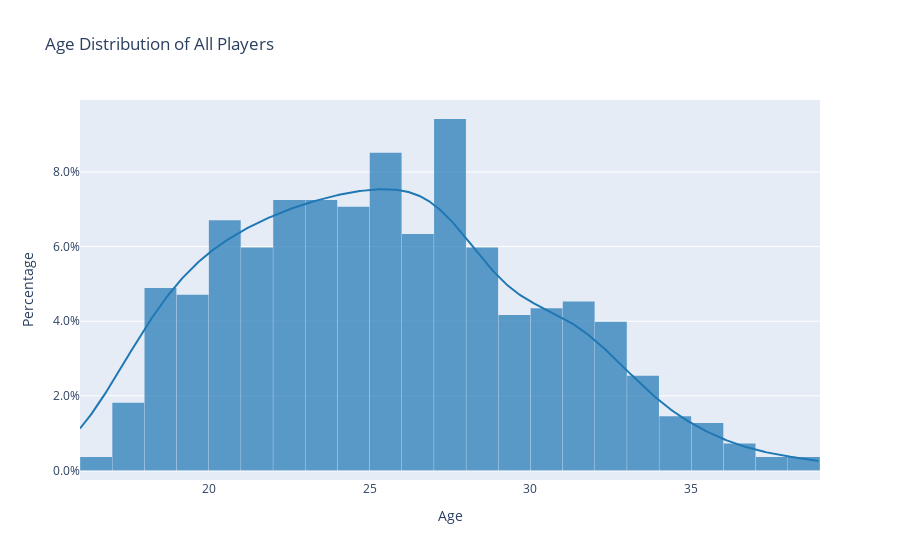

The notebook cell saved with this chart:
### Markdown cell above
Finding Distribution and the Average of Age of Players

### Code cell
today = datetime.now() 

df_defender['Date of Birth'] = pd.to_datetime(df_defender['Date of Birth'], dayfirst=True)
df_defender['Age'] = today.year - df_defender['Date of Birth'].dt.year

df_forward['Date of Birth'] = pd.to_datetime(df_forward['Date of Birth'], dayfirst=True)
df_forward['Age'] = today.year - df_forward['Date of Birth'].dt.year

df_goalkeeper['Date of Birth'] = pd.to_datetime(df_goalkeeper['Date of Birth'], dayfirst=True)
df_goalkeeper['Age'] = today.year - df_goalkeeper['Date of Birth'].dt.year

df_midfielder['Date of Birth'] = pd.to_datetime(df_midfielder['Date of Birth'], dayfirst=True)
df_midfielder['Age'] = today.year - df_midfielder['Date of Birth'].dt.year

hist_data = (
    df_defender['Age'].tolist() + 
    df_forward['Age'].tolist() + 
    df_goalkeeper['Age'].tolist() + 
    df_midfielder['Age'].tolist()
)

group = ["All Players' Age"]
fig_age = ff.create_distplot([hist_data], group,bin_size=1, show_rug=False)
fig_age.update_layout(bargap=0.01, title="Age Distribution of All Players",xaxis_title = 'Age', yaxis_title = 'Percentage',showlegend = False)
fig_age.update_yaxes(
    tickformat=".1%",  # Show percentage format
    title_text="Percentage"
)
fig_age.show() 

fig_age2 = px.pie()

### Figure 1 — Plotly figure (JSON) as saved in the notebook; plotly's stock layout.template omitted (floating-point values rounded to 4 significant figures; data arrays with more than 128 entries replaced by an {"elided": "..."} marker saying what was removed)
{"data": [{"autobinx": false, "histnorm": "probability density", "legendgroup": "All Players' Age", "marker": {"color": "rgb(31, 119, 180)"}, "name": "All Players' Age", "opacity": 0.7, "type": "histogram", "x": {"elided": "554 int values"}, "xaxis": "x", "xbins": {"end": 39, "size": 1, "start": 16}, "yaxis": "y"}, {"legendgroup": "All Players' Age", "marker": {"color": "rgb(31, 119, 180)"}, "mode": "lines", "name": "All Players' Age", "showlegend": false, "type": "scatter", "x": {"elided": "500 float values"}, "xaxis": "x", "y": {"elided": "500 float values"}, "yaxis": "y"}], "layout": {"bargap": 0.01, "barmode": "overlay", "hovermode": "closest", "legend": {"traceorder": "reversed"}, "showlegend": false, "title": {"text": "Age Distribution of All Players"}, "xaxis": {"anchor": "y2", "domain": [0, 1], "title": {"text": "Age"}, "zeroline": false}, "yaxis": {"anchor": "free", "domain": [0, 1], "position": 0, "tickformat": ".1%", "title": {"text": "Percentage"}}}}
